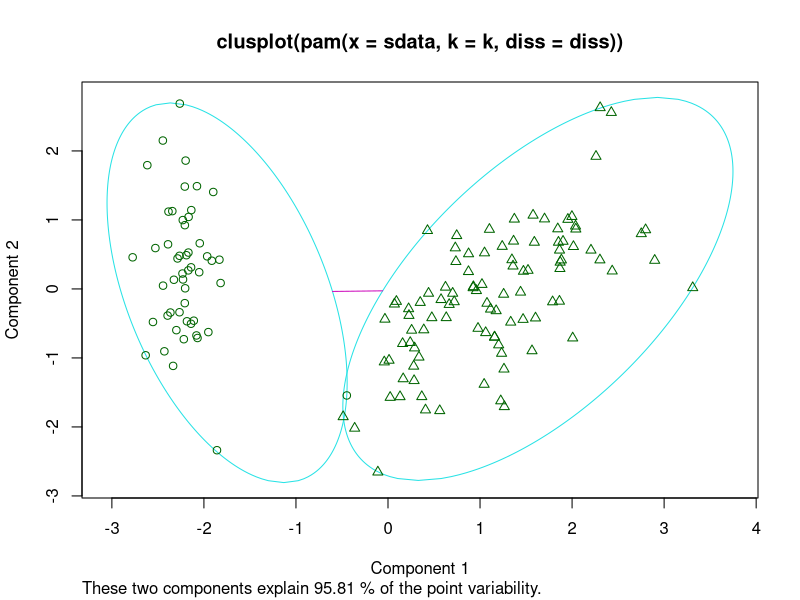
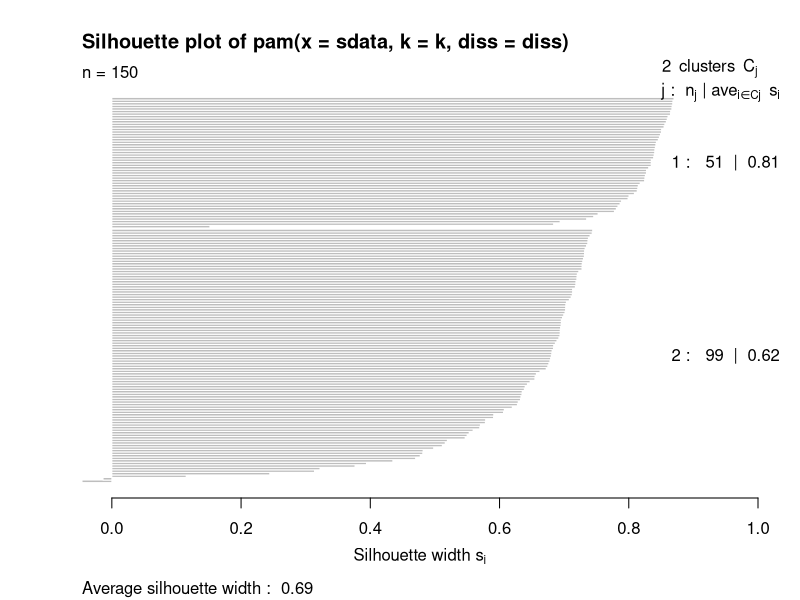
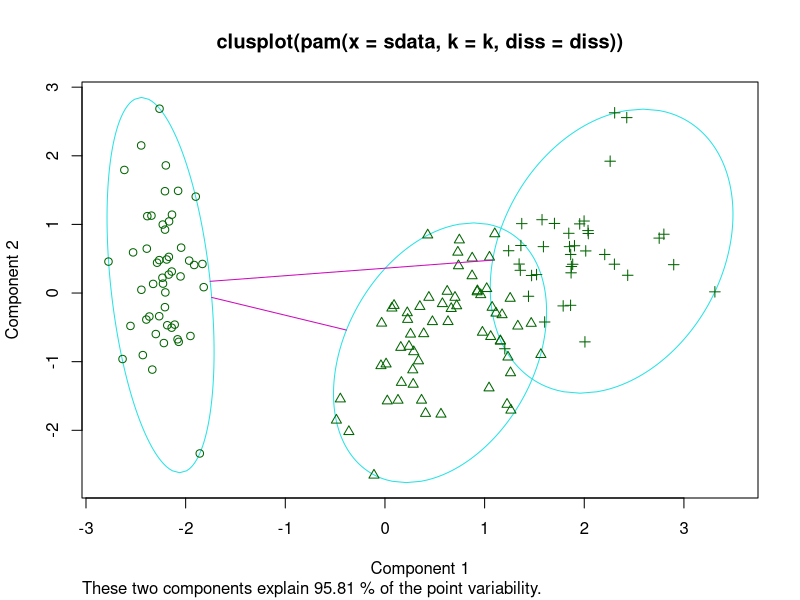
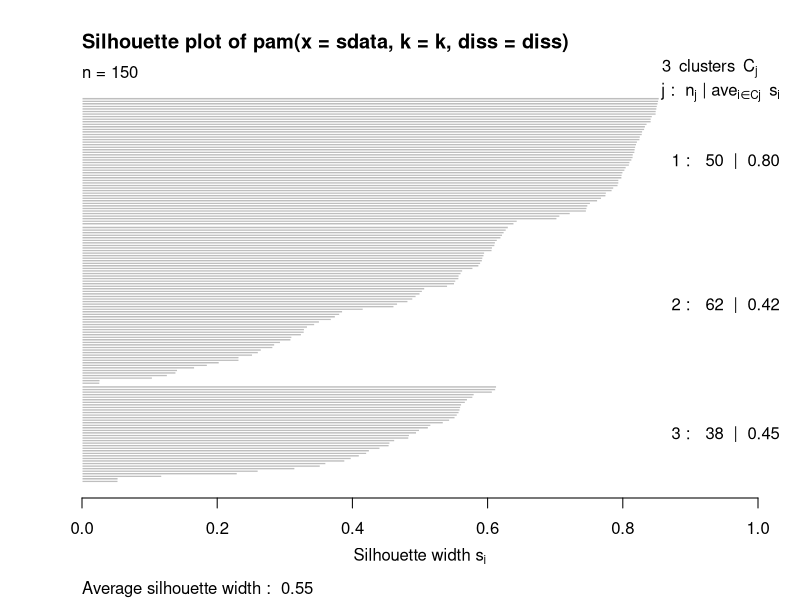

Generate these figures, in order, with R:
install.packages("fpc")
library(fpc)

iris2 <- iris[, 1:4]

pamk_iris <- pamk(iris2)
pamk_iris

plot(pamk_iris$pamobject)


pamk_iris2 <- pamk(iris2, 3)


plot(pamk_iris2$pamobject)
